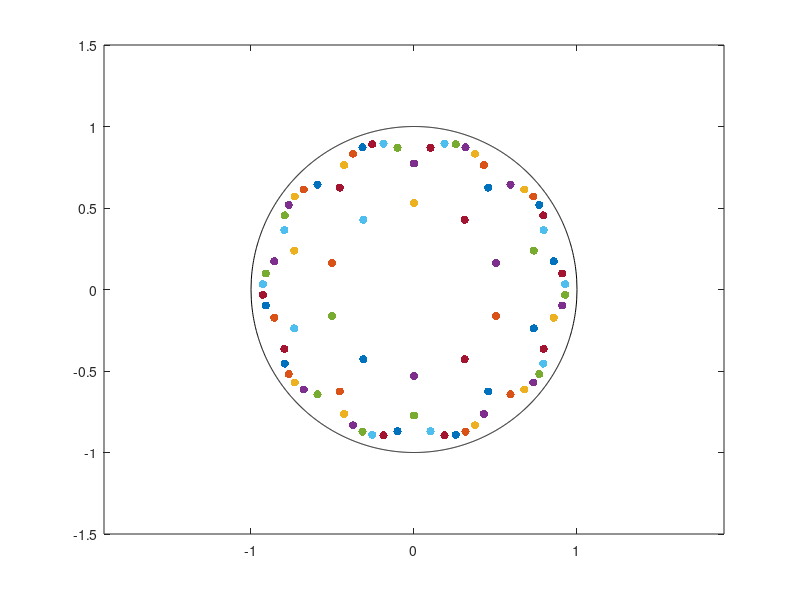

The MATLAB script that drew this image: (Note: this script raises an error after producing the figure.)
close all
clear all
clc


%This file provides the code for finding site coordinates, radius of the
%corresponding geodesic curve and the discrete spin connection in the 0th
%and 1st generation of arbitrary tessellation of Poincare disk

%Define the Schlaffli symbols {p,q} and angles corresponding to the regular
%tessellation of the Poincare disk
p=10;
q=3;
alpha=pi/p;
beta=pi/q;

%r0=AB=AD, see Fig. 6 (radius of 0th generation sites to the center of the
%Poincare disk)
r0=sqrt(cos(alpha+beta)/cos(beta-alpha));
%kappa=AC, see Fig. 6
kappa=(cos(beta)-sin(alpha))/sqrt(cos(beta+alpha)*cos(beta-alpha));
%OC=OF=OB=R, see Fig. 6 (radius of the geodesic curve in the 0th
%generation)
R=r0*sin(alpha)/sin(pi/2-alpha-beta);
%Euclidean distance d_E between 0th and 1st generation polygon centers, see Eq. (94)
x=sqrt(1-sin(alpha)^2/cos(beta)^2);
%Auxiliary variable
A=1/sqrt(r0^2+(kappa+R)^2-2*r0*(kappa+R)*cos(alpha));

%Define edge of the Poincare disk
c=linspace(-1,1,1000);
%Define auxiliary matrices for site coordinates
phi=zeros(2*p,p);
r=zeros(2*p,1);
rx=zeros(2*p,p);
ry=zeros(2*p,p);
%Matrices for centers of geodesic curves (xc,yc), type from Eq. (21)
xc=zeros(2*p,p);
yc=zeros(2*p,p);
%Radius of geodesic curve, type from Eq. (21)
Rc=zeros(p,1);
%Define the integration constant theta0 and a
theta0=zeros(p,p);
a1=ones(p,p);
%Parallel transport vector
V1=zeros(2,p,p);
V2=zeros(p,p);
%Tangent vectors to geodesic curves
Vgamma=zeros(2,p,p);
Vgamma1=zeros(2,p,p);
%beta_j and alpha_i
b=zeros(p,p);
a=zeros(p,p);
%theta_{ij}=alpha_i-beta_j
theta=zeros(p,p);
%Discrete spin connection matrix
Omega=zeros(2,2,p);
P1=eye(2);
%Gamma matrices
gamma_x=[0 1; 1 0];
gamma_y=[0 -1i; 1i 0];
%Auxiliary to check the tetrad hypothesis
l=zeros(2,2,2*p);

%Set initial values
Rc(p)=R;

figure (1)
plot(c,sqrt(1-c.^2),'k');
axis equal;
hold all;
ylim([-1.5 1.5]);
plot(c,-sqrt(1-c.^2),'k');

for m=1:1:p
    for j=1:1:p
        ej=exp(2i*j*alpha);
        em=exp(1i*(2*m-1)*alpha);
        em1=exp(2i*(m-1)*alpha);
        e_m=exp(-1i*(2*m-1)*alpha);
        e_m1=exp(-2i*(m-1)*alpha);
        e_j=exp(-2i*j*alpha);
        %Find coordinates of every site in 0th and 1st generation, see Eq.
        %(83)
        %1st direction
        z=(ej-x^2)/(1-x^2*ej)*(r0*em-x*em1*(ej-1)/(ej-x^2))/(1-x/em1*r0*em*(1-ej)/(1-x^2*ej));
        phi(j,m)=angle(z);
        r(j)=abs(z);
        rx(j,m)=real(z);
        ry(j,m)=imag(z);
        %2nd direction
        z1=(e_j-x^2)/(1-x^2*e_j)*(r0*e_m-x*e_m1*(e_j-1)/(e_j-x^2))/(1-x/e_m1*r0*e_m*(1-e_j)/(1-x^2*e_j));
        phi(j+p,m)=angle(z1);
        r(j+p)=abs(z1);
        rx(j+p,m)=real(z1);
        ry(j+p,m)=imag(z1);
        %Set initial conditions
        yc(p,m)=(kappa+R)*imag(em1);
        xc(p,m)=(kappa+R)*real(em1);
        yc(2*p,m)=(kappa+R)*imag(e_m1);
        xc(2*p,m)=(kappa+R)*real(e_m1);
        %Plot sites of the 0th and 1st generation
        figure(1)
        scatter(real(z),imag(z),'filled','b');
        %scatter(xc(p,m),yc(p,m),'filled','r');
    end
end

for m=1:1:p
    for j=1:1:p
        %if m==1 && j==1
        if j==1
            gamma=atan((rx(j,m)-xc(p,m))/(yc(p,m)-ry(j,m)));
            gamma1=atan((rx(p,m)-xc(p,m))/(yc(p,m)-ry(p,m)));
            tau1=(xc(p,m)-rx(j,m))/sqrt((xc(p,m)-rx(j,m))^2+(yc(p,m)-ry(j,m))^2);
            tau2=(yc(p,m)-ry(j,m))/sqrt((xc(p,m)-rx(j,m))^2+(yc(p,m)-ry(j,m))^2);
            tau3=(xc(p,m)-rx(p,m))/sqrt((xc(p,m)-rx(p,m))^2+(yc(p,m)-ry(p,m))^2);
            tau4=(yc(p,m)-ry(p,m))/sqrt((xc(p,m)-rx(p,m))^2+(yc(p,m)-ry(p,m))^2);
            if tau1*sin(gamma)-tau2*cos(gamma)<0
                Vgamma(1,j,m)=cos(gamma);
                Vgamma(2,j,m)=sin(gamma);
            else
                Vgamma(1,j,m)=-cos(gamma);
                Vgamma(2,j,m)=-sin(gamma);
            end
            if tau3*sin(gamma1)-tau4*cos(gamma1)<0
                Vgamma1(1,p,m)=cos(gamma1);
                Vgamma1(2,p,m)=sin(gamma1);
            else
                Vgamma1(1,p,m)=-cos(gamma1);
                Vgamma1(2,p,m)=-sin(gamma1);
            end
        end
        %if m==1 && j>=2
        if j>=2
            %Geodesic curve between two sites type Eq. (20), 1st direction
            if vpa(phi(j-1,m))==vpa(phi(j,m))
                Vgamma(1,j,m)=(rx(j,m)-rx(j-1,m))/sqrt((rx(j,m)-rx(j-1,m))^2+(ry(j,m)-ry(j-1,m))^2);
                Vgamma(2,j,m)=(ry(j,m)-ry(j-1,m))/sqrt((rx(j,m)-rx(j-1,m))^2+(ry(j,m)-ry(j-1,m))^2);
                Vgamma1(1,j-1,m)=(rx(j,m)-rx(j-1,m))/sqrt((rx(j,m)-rx(j-1,m))^2+(ry(j,m)-ry(j-1,m))^2);
                Vgamma1(2,j-1,m)=(ry(j,m)-ry(j-1,m))/sqrt((rx(j,m)-rx(j-1,m))^2+(ry(j,m)-ry(j-1,m))^2);
            %Geodesic curve between two sites type Eq. (21), 1st direction
            else
                syms u v
                %Find the center of the orthogonal circle between points
                %z(j,m) and z(j-1,m)
                [xc(j-1,m),yc(j-1,m)]=vpasolve([(rx(j,m)-u).^2+(ry(j,m)-v).^2==u.^2+v.^2-1,(rx(j-1,m)-u).^2+(ry(j-1,m)-v).^2==u.^2+v.^2-1],[u,v]);
                Rc(j-1)=sqrt(xc(j-1,m)^2+yc(j-1,m)^2-1);
                %Tangent vector to the circle in point z(j,m)
                gamma=atan((rx(j,m)-xc(j-1,m))/(yc(j-1,m)-ry(j,m)));
                %Tangent vector to the circle in point z(j-1,m)
                gamma1=atan((rx(j-1,m)-xc(j-1,m))/(yc(j-1,m)-ry(j-1,m)));
                %Auxiliary vectors
                tau1=(xc(j-1,m)-rx(j,m))/sqrt((xc(j-1,m)-rx(j,m))^2+(yc(j-1,m)-ry(j,m))^2);
                tau2=(yc(j-1,m)-ry(j,m))/sqrt((xc(j-1,m)-rx(j,m))^2+(yc(j-1,m)-ry(j,m))^2);
                tau3=(xc(j-1,m)-rx(j-1,m))/sqrt((xc(j-1,m)-rx(j-1,m))^2+(yc(j-1,m)-ry(j-1,m))^2);
                tau4=(yc(j-1,m)-ry(j-1,m))/sqrt((xc(j-1,m)-rx(j-1,m))^2+(yc(j-1,m)-ry(j-1,m))^2);
                if tau1*sin(gamma)-tau2*cos(gamma)<0
                    Vgamma(1,j,m)=cos(gamma);
                    Vgamma(2,j,m)=sin(gamma);
                else
                    Vgamma(1,j,m)=-cos(gamma);
                    Vgamma(2,j,m)=-sin(gamma);
                end
                if tau3*sin(gamma1)-tau4*cos(gamma1)<0
                    Vgamma1(1,j-1,m)=cos(gamma1);
                    Vgamma1(2,j-1,m)=sin(gamma1);
                else
                    Vgamma1(1,j-1,m)=-cos(gamma1);
                    Vgamma1(2,j-1,m)=-sin(gamma1);
                end
            end
        end
    end
end

%Set initial conditions for parallely transported vectors
V1(1,1,1)=1-r(1)^2;
V1(2,1,1)=0;

%Define the parallely transported vectors
for m=1:1:p
    for j=1:1:p
        if j==1 && m>=2
            V1(1,j,m)=V1(1,p,m-1);
            V1(2,j,m)=V1(2,p,m-1);
        end
        if j>=2
            %1st direction
            if vpa(phi(j-1,m))==vpa(phi(j,m))
                V1(1,j,m)=(a1(j,m)*(1-r(j)^2))/(a1(j-1,m)*(1-r(j-1)^2))*V1(1,j-1,m);
                V1(2,j,m)=(a1(j,m)*(1-r(j)^2))/(a1(j-1,m)*(1-r(j-1)^2))*V1(2,j-1,m);
            else
                theta0(j-1,m)=phi(j-1,m)+atan((V1(1,j-1,m)*(r(j-1)^2+1)-V1(2,j-1,m)*sqrt(4*r(j-1)^2*(Rc(j-1)^2+1)-(r(j-1)^2+1)^2))/(V1(2,j-1,m)*(r(j-1)^2+1)+V1(1,j-1,m)*sqrt(4*r(j-1)^2*(Rc(j-1)^2+1)-(r(j-1)^2+1)^2)));
                a1(j,m)=2*r(j-1)*sqrt(Rc(j-1)^2+1)/((1-r(j-1)^2)*(sqrt(4*r(j-1)^2*(Rc(j-1)^2+1)-(r(j-1)^2+1)^2)*cos(theta0(j-1,m)-phi(j-1,m))+(r(j-1)^2+1)*sin(theta0(j-1,m)-phi(j-1,m))));
                V1(1,j,m)=a1(j,m)*(1-r(j)^2)/(2*r(j)*sqrt(Rc(j-1)^2+1))*(sqrt(4*r(j)^2*(Rc(j-1)^2+1)-(r(j)^2+1)^2)*cos(theta0(j-1,m)-phi(j,m))+(r(j)^2+1)*sin(theta0(j-1,m)-phi(j,m)));
                V1(2,j,m)=a1(j,m)*(1-r(j)^2)/(2*r(j)*sqrt(Rc(j-1)^2+1))*(-sqrt(4*r(j)^2*(Rc(j-1)^2+1)-(r(j)^2+1)^2)*sin(theta0(j-1,m)-phi(j,m))+(r(j)^2+1)*cos(theta0(j-1,m)-phi(j,m)));
            end
        end
        %Define angle beta_j, 1st direction
        if Vgamma(1,j,m)*V1(2,j,m)>=Vgamma(2,j,m)*V1(1,j,m)
            b(j,m)=acos((Vgamma(1,j,m)*V1(1,j,m)+Vgamma(2,j,m)*V1(2,j,m))/(a1(j,m)*(1-r(j)^2)));
        else
            b(j,m)=-acos((Vgamma(1,j,m)*V1(1,j,m)+Vgamma(2,j,m)*V1(2,j,m))/(a1(j,m)*(1-r(j)^2)));
        end
        if V1(1,j,m)*Vgamma1(2,j,m)>=V1(2,j,m)*Vgamma1(1,j,m)
            a(j,m)=acos((Vgamma1(1,j,m)*V1(1,j,m)+Vgamma1(2,j,m)*V1(2,j,m))/(a1(j,m)*(1-r(j)^2)));
        else
            a(j,m)=-acos((Vgamma1(1,j,m)*V1(1,j,m)+Vgamma1(2,j,m)*V1(2,j,m))/(a1(j,m)*(1-r(j)^2)));
        end
        if j>=2
            theta(j-1,m)=a(j-1,m)-b(j,m);
            if j==p
                theta(p,m)=a(p,m)-b(1,m);
            end
        end
    end
end

%Check Eq.(116), *Eq. (58)
for j=1:1:p
    Omega(:,:,j)=[exp(1i*theta(j,1)/2) 0; 0 exp(-1i*theta(j,1)/2)];
    P1=P1*Omega(:,:,j);
end

%Normalizability
for m=1:1:p
    for j=1:1:p
        V2(j,m)=(V1(1,j,m)^2+V1(2,j,m)^2)/(a1(j,m)*(1-r(j)^2))^2;
    end
end

%Check *Eq. (57)
for j=1:1:p
    if j==1
        l(:,:,p)=Vgamma1(1,p)*gamma_x+Vgamma1(2,p)*gamma_y;
        l(:,:,2*p)=-Omega(:,:,p)*(-Vgamma(1,j)*gamma_x-Vgamma(2,j)*gamma_y)*Omega(:,:,p)';  
    end
    if j>=2
        l(:,:,j-1)=Vgamma1(1,j-1)*gamma_x+Vgamma1(2,j-1)*gamma_y;
        l(:,:,j+p-1)=-Omega(:,:,j-1)*(-Vgamma(1,j)*gamma_x-Vgamma(2,j)*gamma_y)*Omega(:,:,j-1)';
    end
end
%Plot the geodesics curve between every two points of 0th and 1st
%generation
for j=1:1:p
    for m=1:1:p
        if j>=2 && vpa(phi(j-1,m))==vpa(phi(j,m))
            if phi(j-1,m)==0 || phi(j-1,m)==pi
                t=linspace(rx(j-1,m),rx(j,m),1000);
                x1=(ry(j,m)-ry(j-1,m))/(rx(j,m)-rx(j-1,m))*t;
                figure(1)
                plot(t,x1,'k');
            else
                t=linspace(ry(j-1,m),ry(j,m),1000);
                y1=(rx(j,m)-rx(j-1,m))/(ry(j,m)-ry(j-1,m))*t;
                figure(1)
                plot(y1,t,'k');
            end
        end
        if j>=2
            if rx(j-1,m)>=xc(j-1,m)
                t1=atan((ry(j-1,m)-yc(j-1,m))/(rx(j-1,m)-xc(j-1,m)));
            else
                t1=pi+atan((ry(j-1,m)-yc(j-1,m))/(rx(j-1,m)-xc(j-1,m)));    
            end
            if rx(j,m)>=xc(j-1,m)
                t2=atan((ry(j,m)-yc(j-1,m))/(rx(j,m)-xc(j-1,m)));
            else
                t2=pi+atan((ry(j,m)-yc(j-1,m))/(rx(j,m)-xc(j-1,m)));
            end
            if abs(t1-t2)<=pi
                t=linspace(t1,t2,1000);
            else
                t=linspace(t2,t1+2*pi,1000);
            end
            figure (1)
            plot(xc(j-1,m)+Rc(j-1)*cos(t),yc(j-1,m)+Rc(j-1)*sin(t),'k');
        else
            if rx(p,m)>=xc(p,m)
                t1=atan((ry(p,m)-yc(p,m))/(rx(p,m)-xc(p,m)));
            else
                t1=pi+atan((ry(p,m)-yc(p,m))/(rx(p,m)-xc(p,m)));    
            end
            if rx(j,m)>=xc(p,m)
                t2=atan((ry(j,m)-yc(p,m))/(rx(j,m)-xc(p,m)));
            else
                t2=pi+atan((ry(j,m)-yc(p,m))/(rx(j,m)-xc(p,m)));
            end
            if abs(t1-t2)<=pi
                t=linspace(t1,t2,1000);
            else
                t=linspace(t1,t2+2*pi,1000);
            end
            figure (1)
            plot(xc(p,m)+Rc(p)*cos(t),yc(p,m)+Rc(p)*sin(t),'k');
        end    
    end
end        
        
        
   
